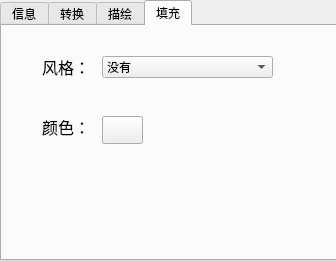
<?xml version="1.0" encoding="UTF-8"?>
<ui version="4.0">
 <class>PropertyPannel</class>
 <widget class="QWidget" name="PropertyPannel">
  <property name="geometry">
   <rect>
    <x>0</x>
    <y>0</y>
    <width>336</width>
    <height>261</height>
   </rect>
  </property>
  <property name="windowTitle">
   <string>Form</string>
  </property>
  <widget class="QTabWidget" name="tabWidget">
   <property name="geometry">
    <rect>
     <x>0</x>
     <y>0</y>
     <width>341</width>
     <height>261</height>
    </rect>
   </property>
   <property name="currentIndex">
    <number>3</number>
   </property>
   <widget class="QWidget" name="tab">
    <attribute name="title">
     <string>信息</string>
    </attribute>
    <widget class="QLabel" name="label">
     <property name="geometry">
      <rect>
       <x>20</x>
       <y>30</y>
       <width>41</width>
       <height>41</height>
      </rect>
     </property>
     <property name="text">
      <string/>
     </property>
     <property name="pixmap">
      <pixmap resource="icon.qrc">:/icon/30.png</pixmap>
     </property>
     <property name="scaledContents">
      <bool>true</bool>
     </property>
    </widget>
    <widget class="QLabel" name="label_2">
     <property name="geometry">
      <rect>
       <x>60</x>
       <y>20</y>
       <width>21</width>
       <height>16</height>
      </rect>
     </property>
     <property name="text">
      <string>W：</string>
     </property>
    </widget>
    <widget class="QLabel" name="label_3">
     <property name="geometry">
      <rect>
       <x>60</x>
       <y>60</y>
       <width>21</width>
       <height>16</height>
      </rect>
     </property>
     <property name="text">
      <string>H:</string>
     </property>
    </widget>
    <widget class="QLabel" name="label_widget">
     <property name="geometry">
      <rect>
       <x>80</x>
       <y>20</y>
       <width>51</width>
       <height>16</height>
      </rect>
     </property>
     <property name="text">
      <string/>
     </property>
    </widget>
    <widget class="QLabel" name="label_height">
     <property name="geometry">
      <rect>
       <x>80</x>
       <y>60</y>
       <width>51</width>
       <height>16</height>
      </rect>
     </property>
     <property name="text">
      <string/>
     </property>
    </widget>
    <widget class="QLabel" name="label_4">
     <property name="geometry">
      <rect>
       <x>160</x>
       <y>30</y>
       <width>41</width>
       <height>41</height>
      </rect>
     </property>
     <property name="text">
      <string/>
     </property>
     <property name="pixmap">
      <pixmap resource="icon.qrc">:/icon/31.png</pixmap>
     </property>
     <property name="scaledContents">
      <bool>true</bool>
     </property>
    </widget>
    <widget class="QLabel" name="label_5">
     <property name="geometry">
      <rect>
       <x>210</x>
       <y>20</y>
       <width>21</width>
       <height>16</height>
      </rect>
     </property>
     <property name="text">
      <string>X:</string>
     </property>
    </widget>
    <widget class="QLabel" name="label_6">
     <property name="geometry">
      <rect>
       <x>210</x>
       <y>60</y>
       <width>21</width>
       <height>16</height>
      </rect>
     </property>
     <property name="text">
      <string>Y:</string>
     </property>
    </widget>
    <widget class="QLabel" name="label_X_up">
     <property name="geometry">
      <rect>
       <x>230</x>
       <y>20</y>
       <width>51</width>
       <height>16</height>
      </rect>
     </property>
     <property name="text">
      <string/>
     </property>
    </widget>
    <widget class="QLabel" name="label_Y_up">
     <property name="geometry">
      <rect>
       <x>230</x>
       <y>60</y>
       <width>51</width>
       <height>16</height>
      </rect>
     </property>
     <property name="text">
      <string/>
     </property>
    </widget>
    <widget class="QLabel" name="label_7">
     <property name="geometry">
      <rect>
       <x>20</x>
       <y>150</y>
       <width>41</width>
       <height>41</height>
      </rect>
     </property>
     <property name="text">
      <string/>
     </property>
     <property name="pixmap">
      <pixmap resource="icon.qrc">:/icon/2x_eyedroper.png</pixmap>
     </property>
     <property name="scaledContents">
      <bool>true</bool>
     </property>
    </widget>
    <widget class="QLabel" name="label_8">
     <property name="geometry">
      <rect>
       <x>60</x>
       <y>130</y>
       <width>21</width>
       <height>16</height>
      </rect>
     </property>
     <property name="text">
      <string>R:</string>
     </property>
    </widget>
    <widget class="QLabel" name="label_9">
     <property name="geometry">
      <rect>
       <x>60</x>
       <y>160</y>
       <width>21</width>
       <height>16</height>
      </rect>
     </property>
     <property name="text">
      <string>G:</string>
     </property>
    </widget>
    <widget class="QLabel" name="label_10">
     <property name="geometry">
      <rect>
       <x>60</x>
       <y>190</y>
       <width>21</width>
       <height>16</height>
      </rect>
     </property>
     <property name="text">
      <string>B:</string>
     </property>
    </widget>
    <widget class="QLabel" name="label_R">
     <property name="geometry">
      <rect>
       <x>80</x>
       <y>130</y>
       <width>51</width>
       <height>16</height>
      </rect>
     </property>
     <property name="text">
      <string/>
     </property>
    </widget>
    <widget class="QLabel" name="label_G">
     <property name="geometry">
      <rect>
       <x>80</x>
       <y>160</y>
       <width>51</width>
       <height>16</height>
      </rect>
     </property>
     <property name="text">
      <string/>
     </property>
    </widget>
    <widget class="QLabel" name="label_B">
     <property name="geometry">
      <rect>
       <x>80</x>
       <y>190</y>
       <width>51</width>
       <height>16</height>
      </rect>
     </property>
     <property name="text">
      <string/>
     </property>
    </widget>
    <widget class="QLabel" name="label_11">
     <property name="geometry">
      <rect>
       <x>170</x>
       <y>150</y>
       <width>21</width>
       <height>31</height>
      </rect>
     </property>
     <property name="text">
      <string>&lt;html&gt;&lt;head/&gt;&lt;body&gt;&lt;p&gt;&lt;span style=&quot; font-size:18pt; color:#0055ff;&quot;&gt;+&lt;/span&gt;&lt;/p&gt;&lt;/body&gt;&lt;/html&gt;</string>
     </property>
    </widget>
    <widget class="QLabel" name="label_12">
     <property name="geometry">
      <rect>
       <x>210</x>
       <y>130</y>
       <width>16</width>
       <height>16</height>
      </rect>
     </property>
     <property name="text">
      <string>X:</string>
     </property>
    </widget>
    <widget class="QLabel" name="label_13">
     <property name="geometry">
      <rect>
       <x>210</x>
       <y>170</y>
       <width>21</width>
       <height>16</height>
      </rect>
     </property>
     <property name="text">
      <string>Y:</string>
     </property>
    </widget>
    <widget class="QLabel" name="label_X_down">
     <property name="geometry">
      <rect>
       <x>230</x>
       <y>130</y>
       <width>51</width>
       <height>16</height>
      </rect>
     </property>
     <property name="text">
      <string/>
     </property>
    </widget>
    <widget class="QLabel" name="label_Y_down">
     <property name="geometry">
      <rect>
       <x>230</x>
       <y>170</y>
       <width>61</width>
       <height>16</height>
      </rect>
     </property>
     <property name="text">
      <string/>
     </property>
    </widget>
   </widget>
   <widget class="QWidget" name="tab_2">
    <attribute name="title">
     <string>转换</string>
    </attribute>
    <widget class="QRadioButton" name="radioButton_translation">
     <property name="geometry">
      <rect>
       <x>20</x>
       <y>30</y>
       <width>101</width>
       <height>21</height>
      </rect>
     </property>
     <property name="font">
      <font>
       <family>Adobe Arabic</family>
       <pointsize>12</pointsize>
      </font>
     </property>
     <property name="text">
      <string>平移   dx：</string>
     </property>
     <property name="autoExclusive">
      <bool>false</bool>
     </property>
    </widget>
    <widget class="QRadioButton" name="radioButton_scale">
     <property name="geometry">
      <rect>
       <x>20</x>
       <y>100</y>
       <width>101</width>
       <height>21</height>
      </rect>
     </property>
     <property name="font">
      <font>
       <family>Adobe Arabic</family>
       <pointsize>12</pointsize>
      </font>
     </property>
     <property name="text">
      <string>缩放    ↔</string>
     </property>
     <property name="autoExclusive">
      <bool>false</bool>
     </property>
    </widget>
    <widget class="QRadioButton" name="radioButton_rotate">
     <property name="geometry">
      <rect>
       <x>20</x>
       <y>170</y>
       <width>101</width>
       <height>19</height>
      </rect>
     </property>
     <property name="font">
      <font>
       <family>Adobe Arabic</family>
       <pointsize>12</pointsize>
      </font>
     </property>
     <property name="text">
      <string>旋转    ∠</string>
     </property>
     <property name="autoExclusive">
      <bool>false</bool>
     </property>
    </widget>
    <widget class="QLineEdit" name="lineEdit_dx">
     <property name="geometry">
      <rect>
       <x>120</x>
       <y>30</y>
       <width>41</width>
       <height>21</height>
      </rect>
     </property>
    </widget>
    <widget class="QLabel" name="label_14">
     <property name="geometry">
      <rect>
       <x>170</x>
       <y>30</y>
       <width>21</width>
       <height>21</height>
      </rect>
     </property>
     <property name="font">
      <font>
       <family>Adobe Arabic</family>
       <pointsize>12</pointsize>
      </font>
     </property>
     <property name="text">
      <string>dy:</string>
     </property>
    </widget>
    <widget class="QLineEdit" name="lineEdit_sx">
     <property name="geometry">
      <rect>
       <x>120</x>
       <y>100</y>
       <width>41</width>
       <height>21</height>
      </rect>
     </property>
    </widget>
    <widget class="QLabel" name="label_15">
     <property name="geometry">
      <rect>
       <x>170</x>
       <y>95</y>
       <width>16</width>
       <height>31</height>
      </rect>
     </property>
     <property name="text">
      <string>&lt;html&gt;&lt;head/&gt;&lt;body&gt;&lt;p&gt;&lt;span style=&quot; font-size:12pt;&quot;&gt;↕&lt;/span&gt;&lt;/p&gt;&lt;/body&gt;&lt;/html&gt;</string>
     </property>
    </widget>
    <widget class="QLineEdit" name="lineEdit_sy">
     <property name="geometry">
      <rect>
       <x>190</x>
       <y>100</y>
       <width>41</width>
       <height>21</height>
      </rect>
     </property>
    </widget>
    <widget class="QLineEdit" name="lineEdit_dy">
     <property name="geometry">
      <rect>
       <x>190</x>
       <y>30</y>
       <width>41</width>
       <height>21</height>
      </rect>
     </property>
    </widget>
    <widget class="QLineEdit" name="lineEdit_dthea">
     <property name="geometry">
      <rect>
       <x>120</x>
       <y>170</y>
       <width>41</width>
       <height>21</height>
      </rect>
     </property>
    </widget>
    <widget class="QRadioButton" name="radioButton_relation">
     <property name="geometry">
      <rect>
       <x>240</x>
       <y>100</y>
       <width>61</width>
       <height>19</height>
      </rect>
     </property>
     <property name="text">
      <string>关联</string>
     </property>
     <property name="autoExclusive">
      <bool>false</bool>
     </property>
    </widget>
    <widget class="QPushButton" name="pushButton_apply">
     <property name="geometry">
      <rect>
       <x>260</x>
       <y>170</y>
       <width>61</width>
       <height>28</height>
      </rect>
     </property>
     <property name="text">
      <string>应用</string>
     </property>
    </widget>
    <widget class="QRadioButton" name="radioButton_tl">
     <property name="geometry">
      <rect>
       <x>170</x>
       <y>140</y>
       <width>16</width>
       <height>19</height>
      </rect>
     </property>
     <property name="text">
      <string/>
     </property>
    </widget>
    <widget class="QRadioButton" name="radioButton_t">
     <property name="geometry">
      <rect>
       <x>200</x>
       <y>140</y>
       <width>16</width>
       <height>19</height>
      </rect>
     </property>
     <property name="text">
      <string/>
     </property>
    </widget>
    <widget class="QRadioButton" name="radioButton_tr">
     <property name="geometry">
      <rect>
       <x>230</x>
       <y>140</y>
       <width>16</width>
       <height>19</height>
      </rect>
     </property>
     <property name="text">
      <string/>
     </property>
    </widget>
    <widget class="QRadioButton" name="radioButton_bl">
     <property name="geometry">
      <rect>
       <x>170</x>
       <y>200</y>
       <width>16</width>
       <height>19</height>
      </rect>
     </property>
     <property name="text">
      <string/>
     </property>
    </widget>
    <widget class="QRadioButton" name="radioButton_b">
     <property name="geometry">
      <rect>
       <x>200</x>
       <y>200</y>
       <width>16</width>
       <height>19</height>
      </rect>
     </property>
     <property name="text">
      <string/>
     </property>
    </widget>
    <widget class="QRadioButton" name="radioButton_br">
     <property name="geometry">
      <rect>
       <x>230</x>
       <y>200</y>
       <width>16</width>
       <height>19</height>
      </rect>
     </property>
     <property name="text">
      <string/>
     </property>
    </widget>
    <widget class="QRadioButton" name="radioButton_l">
     <property name="geometry">
      <rect>
       <x>170</x>
       <y>170</y>
       <width>16</width>
       <height>19</height>
      </rect>
     </property>
     <property name="text">
      <string/>
     </property>
    </widget>
    <widget class="QRadioButton" name="radioButton_c">
     <property name="geometry">
      <rect>
       <x>200</x>
       <y>170</y>
       <width>16</width>
       <height>19</height>
      </rect>
     </property>
     <property name="text">
      <string/>
     </property>
     <property name="checked">
      <bool>true</bool>
     </property>
    </widget>
    <widget class="QRadioButton" name="radioButton_r">
     <property name="geometry">
      <rect>
       <x>230</x>
       <y>170</y>
       <width>16</width>
       <height>20</height>
      </rect>
     </property>
     <property name="text">
      <string/>
     </property>
    </widget>
   </widget>
   <widget class="QWidget" name="tab_3">
    <attribute name="title">
     <string>描绘</string>
    </attribute>
    <widget class="QComboBox" name="comboBox">
     <property name="geometry">
      <rect>
       <x>76</x>
       <y>30</y>
       <width>191</width>
       <height>22</height>
      </rect>
     </property>
     <property name="currentIndex">
      <number>0</number>
     </property>
     <property name="iconSize">
      <size>
       <width>190</width>
       <height>22</height>
      </size>
     </property>
     <property name="duplicatesEnabled">
      <bool>false</bool>
     </property>
     <item>
      <property name="text">
       <string/>
      </property>
      <property name="icon">
       <iconset resource="icon.qrc">
        <normaloff>:/icon/line1.png</normaloff>:/icon/line1.png</iconset>
      </property>
     </item>
     <item>
      <property name="text">
       <string/>
      </property>
      <property name="icon">
       <iconset resource="icon.qrc">
        <normaloff>:/icon/line2.png</normaloff>:/icon/line2.png</iconset>
      </property>
     </item>
     <item>
      <property name="text">
       <string/>
      </property>
      <property name="icon">
       <iconset resource="icon.qrc">
        <normaloff>:/icon/line3.png</normaloff>:/icon/line3.png</iconset>
      </property>
     </item>
     <item>
      <property name="text">
       <string/>
      </property>
      <property name="icon">
       <iconset resource="icon.qrc">
        <normaloff>:/icon/line4.png</normaloff>:/icon/line4.png</iconset>
      </property>
     </item>
     <item>
      <property name="text">
       <string/>
      </property>
      <property name="icon">
       <iconset resource="icon.qrc">
        <normaloff>:/icon/line5.png</normaloff>:/icon/line5.png</iconset>
      </property>
     </item>
     <item>
      <property name="text">
       <string/>
      </property>
      <property name="icon">
       <iconset resource="icon.qrc">
        <normaloff>:/icon/line6.png</normaloff>:/icon/line6.png</iconset>
      </property>
     </item>
    </widget>
    <widget class="QLabel" name="label_17">
     <property name="geometry">
      <rect>
       <x>20</x>
       <y>30</y>
       <width>51</width>
       <height>21</height>
      </rect>
     </property>
     <property name="font">
      <font>
       <family>Adobe Arabic</family>
       <pointsize>12</pointsize>
      </font>
     </property>
     <property name="text">
      <string>线型：</string>
     </property>
    </widget>
    <widget class="QLabel" name="label_18">
     <property name="geometry">
      <rect>
       <x>20</x>
       <y>80</y>
       <width>51</width>
       <height>21</height>
      </rect>
     </property>
     <property name="font">
      <font>
       <family>Adobe Arabic</family>
       <pointsize>12</pointsize>
      </font>
     </property>
     <property name="text">
      <string>线宽：</string>
     </property>
    </widget>
    <widget class="QLineEdit" name="lineEdit_linewidth">
     <property name="geometry">
      <rect>
       <x>70</x>
       <y>80</y>
       <width>41</width>
       <height>21</height>
      </rect>
     </property>
     <property name="text">
      <string>1</string>
     </property>
    </widget>
    <widget class="QSlider" name="horizontalSlider">
     <property name="geometry">
      <rect>
       <x>120</x>
       <y>80</y>
       <width>141</width>
       <height>22</height>
      </rect>
     </property>
     <property name="minimum">
      <number>1</number>
     </property>
     <property name="maximum">
      <number>50</number>
     </property>
     <property name="orientation">
      <enum>Qt::Horizontal</enum>
     </property>
    </widget>
    <widget class="QLabel" name="label_19">
     <property name="geometry">
      <rect>
       <x>20</x>
       <y>120</y>
       <width>51</width>
       <height>21</height>
      </rect>
     </property>
     <property name="font">
      <font>
       <pointsize>12</pointsize>
      </font>
     </property>
     <property name="text">
      <string>颜色:</string>
     </property>
    </widget>
    <widget class="QPushButton" name="pushButton_getpencolor">
     <property name="geometry">
      <rect>
       <x>70</x>
       <y>120</y>
       <width>41</width>
       <height>28</height>
      </rect>
     </property>
     <property name="autoFillBackground">
      <bool>true</bool>
     </property>
     <property name="text">
      <string/>
     </property>
     <property name="iconSize">
      <size>
       <width>41</width>
       <height>28</height>
      </size>
     </property>
    </widget>
    <widget class="QLabel" name="label_showline">
     <property name="geometry">
      <rect>
       <x>70</x>
       <y>160</y>
       <width>201</width>
       <height>41</height>
      </rect>
     </property>
     <property name="text">
      <string/>
     </property>
     <property name="scaledContents">
      <bool>true</bool>
     </property>
    </widget>
   </widget>
   <widget class="QWidget" name="tab_4">
    <attribute name="title">
     <string>填充</string>
    </attribute>
    <widget class="QLabel" name="label_20">
     <property name="geometry">
      <rect>
       <x>40</x>
       <y>30</y>
       <width>51</width>
       <height>21</height>
      </rect>
     </property>
     <property name="font">
      <font>
       <pointsize>12</pointsize>
      </font>
     </property>
     <property name="text">
      <string>风格：</string>
     </property>
    </widget>
    <widget class="QComboBox" name="comboBox_2">
     <property name="geometry">
      <rect>
       <x>100</x>
       <y>30</y>
       <width>171</width>
       <height>22</height>
      </rect>
     </property>
     <property name="currentIndex">
      <number>0</number>
     </property>
     <item>
      <property name="text">
       <string>没有</string>
      </property>
     </item>
     <item>
      <property name="text">
       <string>默认填充</string>
      </property>
     </item>
     <item>
      <property name="text">
       <string>密度填充93.75%</string>
      </property>
     </item>
     <item>
      <property name="text">
       <string>密度填充87.50%</string>
      </property>
     </item>
     <item>
      <property name="text">
       <string>密度填充62.50%</string>
      </property>
     </item>
     <item>
      <property name="text">
       <string>密度填充50.00%</string>
      </property>
     </item>
     <item>
      <property name="text">
       <string>密度填充37.50%</string>
      </property>
     </item>
     <item>
      <property name="text">
       <string>密度填充12.50%</string>
      </property>
     </item>
     <item>
      <property name="text">
       <string>密度填充06.25%</string>
      </property>
     </item>
     <item>
      <property name="text">
       <string>横线填充</string>
      </property>
     </item>
     <item>
      <property name="text">
       <string>竖线填充</string>
      </property>
     </item>
     <item>
      <property name="text">
       <string>网格填充</string>
      </property>
     </item>
     <item>
      <property name="text">
       <string>正斜线填充</string>
      </property>
     </item>
     <item>
      <property name="text">
       <string>反斜线填充</string>
      </property>
     </item>
     <item>
      <property name="text">
       <string>斜网格填充</string>
      </property>
     </item>
    </widget>
    <widget class="QLabel" name="label_21">
     <property name="geometry">
      <rect>
       <x>40</x>
       <y>90</y>
       <width>51</width>
       <height>21</height>
      </rect>
     </property>
     <property name="font">
      <font>
       <pointsize>12</pointsize>
      </font>
     </property>
     <property name="text">
      <string>颜色：</string>
     </property>
    </widget>
    <widget class="QPushButton" name="pushButton_getbrushcorol">
     <property name="geometry">
      <rect>
       <x>100</x>
       <y>90</y>
       <width>41</width>
       <height>28</height>
      </rect>
     </property>
     <property name="autoFillBackground">
      <bool>true</bool>
     </property>
     <property name="text">
      <string/>
     </property>
     <property name="iconSize">
      <size>
       <width>41</width>
       <height>28</height>
      </size>
     </property>
    </widget>
    <widget class="QLabel" name="label_showBrush">
     <property name="geometry">
      <rect>
       <x>90</x>
       <y>150</y>
       <width>91</width>
       <height>51</height>
      </rect>
     </property>
     <property name="text">
      <string/>
     </property>
     <property name="scaledContents">
      <bool>true</bool>
     </property>
    </widget>
   </widget>
  </widget>
 </widget>
 <resources>
  <include location="icon.qrc"/>
 </resources>
 <connections/>
</ui>
